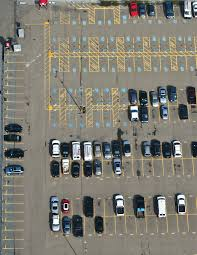
#> input picture image.jpg, 197 x 255 px
$ python vehicle.py
#> lines starting #> are read from the running program, lines starting #| are printed output that depends on the picture; after the words box and inside, x2 and y2 are one past the last pixel; in counts of white or black regions, pixels touching at a corner belong together
import cv2
import numpy as np
import scipy as ndimage


#to read rgb image
vehicle_rgb=cv2.imread('image.jpg')
#> vehicle_rgb is the input picture: shape (255, 197, 3); mean B, G, R 115, 125.1, 127.6

#to convert rgb to grayscale
vehicle_gray=cv2.imread('image.jpg',cv2.IMREAD_GRAYSCALE)
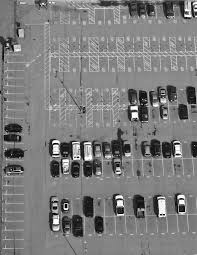
#> vehicle_gray: shape (255, 197); min 0, max 255, mean 124.7

#############################################################filling holes

th, vehicle_binary = cv2.threshold(vehicle_gray, 128, 255, cv2.THRESH_BINARY | cv2.THRESH_OTSU);
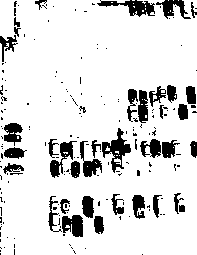
#> vehicle_binary: shape (255, 197); 86.7% white; 193 black regions (156 under 20 px), largest, box (x1, y1, x2, y2) and area: (102, 128, 131, 173) 497, (97, 0, 155, 17) 435, (50, 141, 77, 178) 350
#> th = 92

# Copy the thresholded image.
vehicle_floodfill = vehicle_binary.copy()

# Mask used to flood filling.
# Notice the size needs to be 2 pixels than the image.
h, w = vehicle_binary.shape[:2]
#> h = 255; w = 197
mask = np.zeros((h + 2, w + 2), np.uint8)

# Floodfill from point (0, 0)
cv2.floodFill(vehicle_floodfill, mask, (0, 0), 255);

# Invert floodfilled image
vehicle_floodfill_inv = cv2.bitwise_not(vehicle_floodfill)

####################################################

####################################################Blob detection

# Set up the detector with default parameters.
detector = cv2.SimpleBlobDetector_create()

# Detect blobs.
keypoints = detector.detect(vehicle_floodfill)
#> keypoints = 4 keypoints; (x, y, size): (191, 95, 16), (183, 112, 14.5), (75, 169, 14.4), (181, 208, 8.1)

# Draw detected blobs as red circles.
# cv2.DRAW_MATCHES_FLAGS_DRAW_RICH_KEYPOINTS ensures the size of the circle corresponds to the size of blob
im_with_keypoints = cv2.drawKeypoints(vehicle_floodfill, keypoints, np.array([]), (0,0,255), cv2.DRAW_MATCHES_FLAGS_DRAW_RICH_KEYPOINTS)

number_of_blobs = len(keypoints)
#> number_of_blobs = 4
####################################################canny edge detection(optional)

#to detect edges using canny edge detection
vehicle_canny=cv2.Canny(vehicle_binary,100,200)
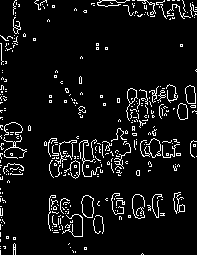
#> vehicle_canny: shape (255, 197); 7.1% white in thin lines or dots

####################################################

###################################################step-by-step output images

#to write the b/w image
cv2.imwrite('image_bw.jpg',vehicle_gray)

#to write the b/w image
cv2.imwrite('image_binary.jpg',vehicle_binary)

#to write the edge detected image
cv2.imwrite('image_canny.jpg',vehicle_canny)

#to write the hole filled image
cv2.imwrite('image_filled.jpg',vehicle_gray)

#to write the hole filled image
cv2.imwrite('image_holefilled.jpg',vehicle_floodfill)

#to write the detected blobs image
cv2.imwrite('image_final.jpg',im_with_keypoints)

#####################################################

print("Number of cars are: ",number_of_blobs)
#| Number of cars are:  4
